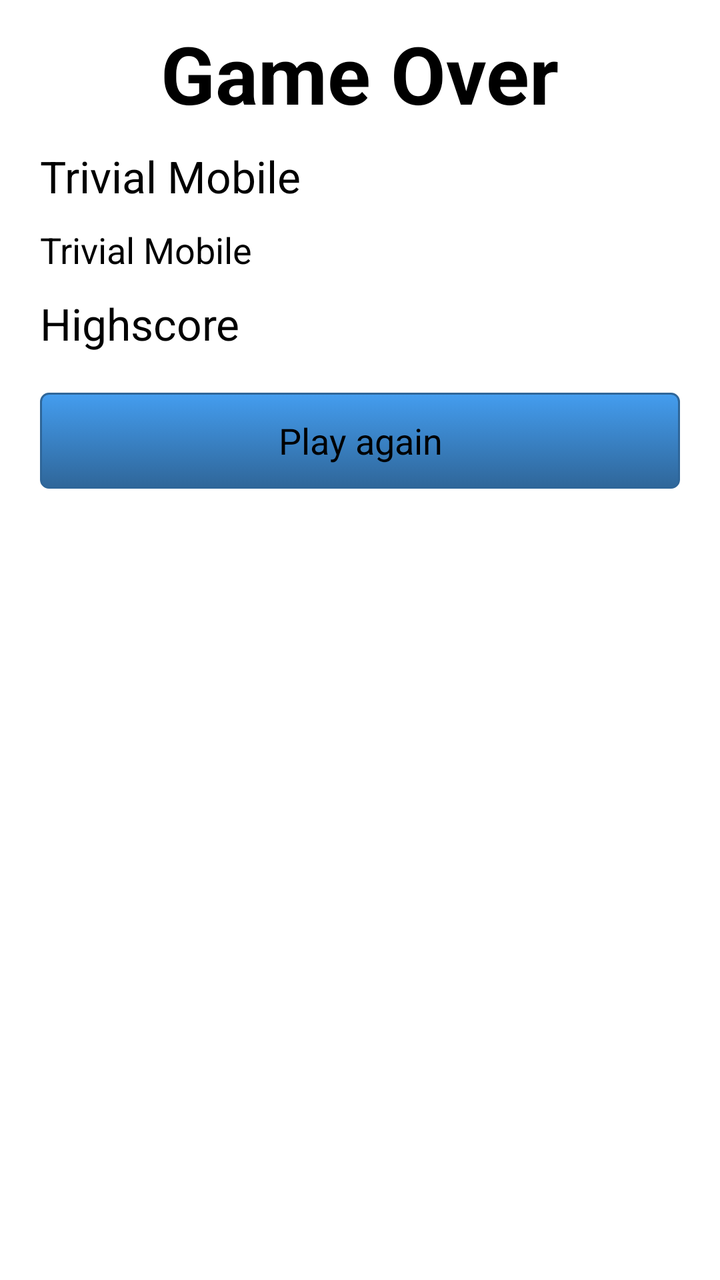
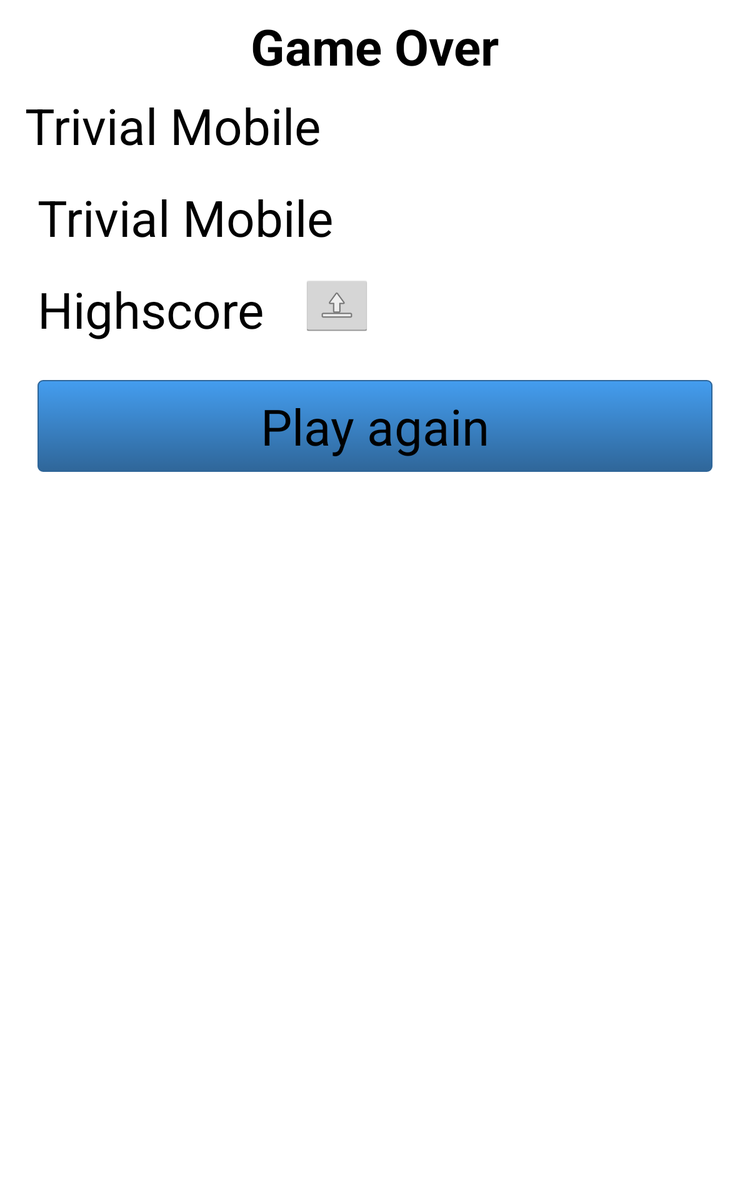

The same Android screen from two of the app's own layout files: first res/layout/ as a phone draws it, then the repository's variant for another configuration, drawn on a device whose configuration selects that folder. Both files follow.
<!-- AndroidManifest.xml: application theme AppTheme -->
<!-- res/layout/activity_gameover.xml -->
<LinearLayout xmlns:android="http://schemas.android.com/apk/res/android"
    xmlns:tools="http://schemas.android.com/tools"
    xmlns:ads="http://schemas.android.com/apk/lib/com.google.ads"
    android:layout_width="match_parent"
    android:layout_height="match_parent"
    android:orientation="vertical" >

    <TextView
        android:id="@+id/text_gameover"
        android:layout_width="wrap_content"
        android:layout_height="wrap_content"
        android:layout_gravity="center"
        android:padding="10dp"
        android:text="@string/text_gameover"
        android:textAppearance="?android:attr/textAppearanceLarge"
        android:textSize="40sp"
        android:textStyle="bold"
                android:textColor="@android:color/black"  
        />

    <TextView
        android:id="@+id/score_gameover_total"
        android:layout_width="wrap_content"
        android:layout_height="wrap_content"
        android:paddingLeft="20dp"
        android:text="@string/app_name"
        android:textAppearance="?android:attr/textAppearanceLarge"
                android:textColor="@android:color/black"  
        />

    <TextView
        android:id="@+id/score_gameover_percent"
        android:layout_width="wrap_content"
        android:layout_height="wrap_content"
        android:paddingLeft="20dp"
        android:paddingTop="10dp"
        android:text="@string/app_name"
        android:textAppearance="?android:attr/textAppearanceMedium"
                android:textColor="@android:color/black"  
        />

    <LinearLayout
        android:id="@+id/score_group"
        android:layout_width="match_parent"
        android:layout_height="wrap_content" 
        android:paddingLeft="20dp"
        android:paddingTop="10dp"
        >

        <TextView
            android:id="@+id/textView1"
            android:layout_width="wrap_content"
            android:layout_height="wrap_content"
            android:layout_gravity="center_vertical"
            android:text="@string/highscore_title"
            android:textAppearance="?android:attr/textAppearanceLarge"
                    android:textColor="@android:color/black" 
             />

    </LinearLayout>

    <Button
        android:id="@+id/button_playagain"
        android:layout_width="fill_parent"
        android:layout_height="wrap_content"
        android:layout_gravity="center_horizontal"
        android:layout_marginLeft="20dp"
        android:layout_marginRight="20dp"
        android:layout_marginTop="20dp"
        android:background="@drawable/button_blue"
        android:soundEffectsEnabled="false"
        android:text="@string/text_gameover_playagain" />

</LinearLayout>
<!-- resources referenced by this layout -->
<resources>
  <!-- drawable button_blue (drawable) -->
  <?xml version="1.0" encoding="utf-8"?>
  
  <selector xmlns:android="http://schemas.android.com/apk/res/android">   
  	<item android:state_focused="true">
          <shape>
              <solid
                  android:color="#449def" />
              <stroke
                  android:width="5dp"
                  android:color="#2f6699" />
              <corners
                  android:radius="3dp" />
              <padding
                  android:left="10dp"
                  android:top="10dp"
                  android:right="10dp"
                  android:bottom="10dp" />
          </shape>   
      </item>
      <item android:state_pressed="true" >
          <shape>
              <solid
                  android:color="#449def" />
              <stroke
                  android:width="1dp"
                  android:color="#2f6699" />
              <corners
                  android:radius="3dp" />
              <padding
                  android:left="10dp"
                  android:top="10dp"
                  android:right="10dp"
                  android:bottom="10dp" />
          </shape>
      </item>
      <item>
          <shape>
              <gradient
                  android:startColor="#449def"
                  android:endColor="#2f6699"
                  android:angle="270" />
              <stroke
                  android:width="1dp"
                  android:color="#2f6699" />
              <corners
                  android:radius="4dp" />
              <padding
                  android:left="10dp"
                  android:top="10dp"
                  android:right="10dp"
                  android:bottom="10dp" />
          </shape>
      </item>    
  </selector>
  <string name="app_name">Trivial Mobile</string>
  <string name="highscore_title">Highscore</string>
  <string name="text_gameover">Game Over</string>
  <string name="text_gameover_playagain">Play again</string>
  <!-- from res/values-v14/ -->
  <style name="AppTheme" parent="android:Theme.Holo.Light.DarkActionBar" />
</resources>
<!-- res/layout-large/activity_gameover.xml (the repository's variant of the layout above) -->
<!-- drawn on a 7-inch tablet held upright -->
<LinearLayout xmlns:android="http://schemas.android.com/apk/res/android"
    xmlns:tools="http://schemas.android.com/tools"
    xmlns:ads="http://schemas.android.com/apk/lib/com.google.ads"
    android:layout_width="match_parent"
    android:layout_height="match_parent"
    android:orientation="vertical" >

    <TextView
        android:id="@+id/text_gameover"
        android:layout_width="wrap_content"
        android:layout_height="wrap_content"
        android:layout_gravity="center"
        android:padding="10dp"
        android:text="@string/text_gameover"
        android:textAppearance="?android:attr/textAppearanceLarge"
        android:textSize="40sp"
        android:textStyle="bold"
                android:textColor="@android:color/black"  
        />

    <TextView
        android:id="@+id/score_gameover_total"
        android:layout_width="wrap_content"
        android:layout_height="wrap_content"
        android:paddingLeft="20dp"
        android:text="@string/app_name"
        android:textAppearance="?android:attr/textAppearanceLarge"
                android:textColor="@android:color/black"  
                android:textSize="40sp"
        />

    <TextView
        android:id="@+id/score_gameover_percent"
        android:layout_width="wrap_content"
        android:layout_height="wrap_content"
        android:paddingLeft="30dp"
        android:paddingTop="20dp"
        android:text="@string/app_name"
        android:textAppearance="?android:attr/textAppearanceMedium"
                android:textColor="@android:color/black"  
                android:textSize="40sp"
        />

    <LinearLayout
        android:id="@+id/score_group"
        android:layout_width="match_parent"
        android:layout_height="wrap_content" 
        android:paddingLeft="30dp"
        android:paddingTop="20dp"
        >

        <TextView
            android:id="@+id/textView1"
            android:layout_width="wrap_content"
            android:layout_height="wrap_content"
            android:layout_gravity="center_vertical"
            android:text="@string/highscore_title"
            android:textAppearance="?android:attr/textAppearanceLarge"
                    android:textColor="@android:color/black" 
                    android:textSize="40sp"
             />

        <ImageButton
            android:id="@+id/button_submit_score"
            android:layout_width="wrap_content"
            android:layout_height="wrap_content"
            android:layout_marginLeft="30dp"
            android:contentDescription="@string/upload"
            android:src="@android:drawable/ic_menu_upload" />

    </LinearLayout>

    <Button
        android:id="@+id/button_playagain"
        android:layout_width="fill_parent"
        android:layout_height="wrap_content"
        android:layout_gravity="center_horizontal"
        android:textSize="40sp"
        android:layout_marginLeft="30dp"
        android:layout_marginRight="30dp"
        android:layout_marginTop="30dp"
        android:background="@drawable/button_blue"
        android:soundEffectsEnabled="false"
        android:text="@string/text_gameover_playagain" />

</LinearLayout>
<!-- resources referenced by the variant -->
<!-- as a 7-inch tablet held upright resolves them -->
<resources>
  <!-- drawable button_blue (drawable) -->
  <?xml version="1.0" encoding="utf-8"?>
  
  <selector xmlns:android="http://schemas.android.com/apk/res/android">   
  	<item android:state_focused="true">
          <shape>
              <solid
                  android:color="#449def" />
              <stroke
                  android:width="5dp"
                  android:color="#2f6699" />
              <corners
                  android:radius="3dp" />
              <padding
                  android:left="10dp"
                  android:top="10dp"
                  android:right="10dp"
                  android:bottom="10dp" />
          </shape>   
      </item>
      <item android:state_pressed="true" >
          <shape>
              <solid
                  android:color="#449def" />
              <stroke
                  android:width="1dp"
                  android:color="#2f6699" />
              <corners
                  android:radius="3dp" />
              <padding
                  android:left="10dp"
                  android:top="10dp"
                  android:right="10dp"
                  android:bottom="10dp" />
          </shape>
      </item>
      <item>
          <shape>
              <gradient
                  android:startColor="#449def"
                  android:endColor="#2f6699"
                  android:angle="270" />
              <stroke
                  android:width="1dp"
                  android:color="#2f6699" />
              <corners
                  android:radius="4dp" />
              <padding
                  android:left="10dp"
                  android:top="10dp"
                  android:right="10dp"
                  android:bottom="10dp" />
          </shape>
      </item>    
  </selector>
  <string name="app_name">Trivial Mobile</string>
  <string name="highscore_title">Highscore</string>
  <string name="text_gameover">Game Over</string>
  <string name="text_gameover_playagain">Play again</string>
  <string name="upload">upload</string>
  <!-- from res/values-v14/ -->
  <style name="AppTheme" parent="android:Theme.Holo.Light.DarkActionBar" />
</resources>
